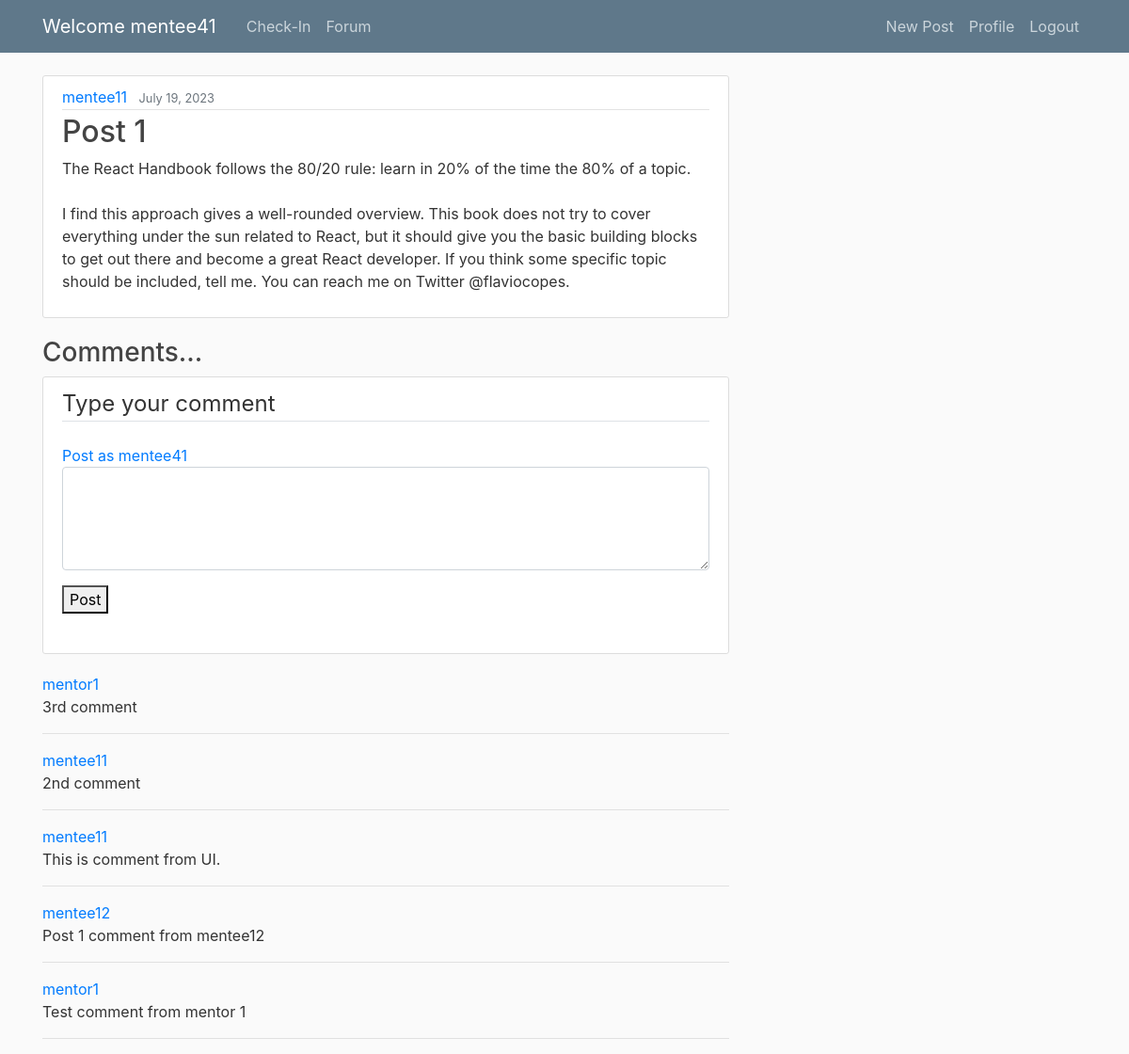
/feed/post/7/ (signed in), run on the app's committed database.
### feed/models.py (models this page shows, shortened)
class Post(models.Model):
    title = models.CharField(max_length=100)
    content = models.TextField()
    date_posted = models.DateTimeField(default=timezone.now)
    author = models.ForeignKey(User, on_delete=models.CASCADE)

class Comment(models.Model):
    content = models.TextField()
    date_posted = models.DateTimeField(default=timezone.now)
    comment_post = models.ForeignKey(Post, on_delete=models.CASCADE)
    author = models.ForeignKey(User, on_delete=models.CASCADE)
    class Meta:
        ordering=['-date_posted']

### feed/views.py (the view, shortened to what this page needs)
# urls.py: path('post/<int:pk>/', PostDetailView.as_view(), name ='post-detail'),
@method_decorator(login_required, name='dispatch')
class PostDetailView(DetailView):
    model = Post
    def get_context_data(self , **kwargs):
        data = super().get_context_data(**kwargs)
        connected_comments = Comment.objects.filter(comment_post=self.get_object())
        number_of_comments = connected_comments.count()
        print('number_of_comments :: ', number_of_comments)
        data['comments'] = connected_comments
        data['no_of_comments'] = number_of_comments
        data['comment_form'] = CommentForm()
        return data

### feed/forms.py
class CommentForm(forms.ModelForm):
    class Meta:
        model = Comment
        fields = ['content']
        labels = {
            'content': _(''),
        }
        widgets = {
            'content' : forms.Textarea(attrs={'rows': 4}),
        }

### feed/templates/feed/post_detail.html (shortened to what this page needs)
{% extends "feed/base.html" %}
{% load crispy_forms_tags %}
{% block content %}
  <article class="media content-section">
    <div class="media-body">
      <div class="article-metadata">
        <a class="mr-2" href="{% url 'user-posts' object.author.username %}">{{ object.author }}</a>
        <small class="text-muted">{{ object.date_posted|date:"F d, Y" }}</small>
      </div>
      <h2 class="article-title">{{ object.title }}</h2>
      <p class="article-content">{{ object.content }}</p>
    </div>
  </article>
  <h3>Comments...</h3>
  {% if user.is_authenticated %}
  <div class="content-section">
        <form action="" method="POST" id="main_form" class="comment_form">
          <fieldset class="form-group">
            <legend class="border-bottom mb-4">Type your comment</legend>
            <a href="{% url 'user-posts' user.username %}"> Post as {{user.username }}</a>
            {{ comment_form|crispy }}
            {% if user.user_profile.role == 'mentor' %}
              <div class="form-group">
                <button type="button" name="generate_response" onclick="generateResponse()">Generate Response with AI</button>
                <button type="submit" value="Post">Post</button>
                <br>
                <label id="wait_message" style="color:rgb(32, 56, 210);"></label>
              </div>
            {% else %}
              <div class="form-group">
                <button type="submit" value="Post">Post</button>
              </div>
            {% endif %}
          </fieldset>
        </form>
  </div>
  {% endif %}
  <div>
    {% for comment in object.comment_set.all %}
    <a href="{% url 'user-posts' comment.author.username %}"> {{comment.author.username }}</a>
    <p> {{comment.content }}</p>
    <hr>
    {% endfor %}
  </div>
{% endblock content %}

### feed/templates/feed/base.html (shortened to what this page needs)
{% load static %}
<!DOCTYPE html>
<html>
<head>
    <link rel="stylesheet" href="https://maxcdn.bootstrapcdn.com/bootstrap/4.0.0/css/bootstrap.min.css">
    <link
    href="https://cdnjs.cloudflare.com/ajax/libs/font-awesome/6.0.0/css/all.min.css"
    rel="stylesheet"
    />
<link rel="stylesheet" type="text/css" href="{% static 'feed/main.css' %}">
</head>
<body>
    <header class="site-header">
      <nav class="navbar navbar-expand-md navbar-dark bg-steel fixed-top">
        <div class="container">
          {% if user.is_authenticated %}
                {% if user.is_superuser %}
                  <a class="navbar-brand mr-4" href="{% url 'survey-home' %}">Welcome {{user.username}}</a>
                {% elif user.user_profile.role == 'mentor' %}
                  <a class="navbar-brand mr-4" href="{% url 'vizual-home' %}">Welcome {{user.username}}</a>
                {% elif user.user_profile.role == 'mentee' %}
                  <a class="navbar-brand mr-4" href="{% url 'survey-home' %}">Welcome {{user.username}}</a>
                {% endif %}
              {% endif %}
          <div class="collapse navbar-collapse" id="navbarToggle">
            <div class="navbar-nav mr-auto">
              {% if user.is_authenticated %}
                {% if user.is_superuser %}
                  <a class="nav-item nav-link" href="{% url 'vizual-home' %}">Progress-Tracker</a>
                  <a class="nav-item nav-link" href="{% url 'survey-home' %}">Check-In</a>
                  <a class="nav-item nav-link" href="{% url 'feed-forum' %}">Forum</a>
                {% elif user.user_profile.role == 'mentor' %}
                  <a class="nav-item nav-link" href="{% url 'vizual-home' %}">Progress-Tracker</a>
                  <a class="nav-item nav-link" href="{% url 'feed-forum' %}">Forum</a>
                {% elif user.user_profile.role == 'mentee' %}
                  <a class="nav-item nav-link" href="{% url 'survey-home' %}">Check-In</a>
                  <a class="nav-item nav-link" href="{% url 'feed-forum' %}">Forum</a>
                {% endif %}
              {% endif %}
            </div>
            <div class="navbar-nav">
              {% if user.is_authenticated %}
                <a class="nav-item nav-link" href="{% url 'post-create' %}">New Post</a>
                <a class="nav-item nav-link" href="{% url 'profile' %}">Profile</a>
                <a class="nav-item nav-link" href="{% url 'logout' %}">Logout</a>
              {% else %}
                <a class="nav-item nav-link" href="{% url 'login' %}">Login</a>
                <a class="nav-item nav-link" href="{% url 'register' %}">Register</a>
              {% endif %}
            </div>
          </div>
        </div>
      </nav>
    </header>
    <main role="main" class="container">
      <div class="row">
        <div class="col-md-8">
          {% block content %}{% endblock %}
        </div>
        <div class="col-md-4">
        </div>
      </div>
    </main>
</body>
</html>

### feed/static/feed/main.css (style rules this page uses)
body { background: #fafafa; color: #333333; margin-top: 5rem; }
h1, h2, h3, h4, h5, h6 { color: #444444; }
.bg-steel { background-color: #5f788a; }
.site-header .navbar-nav .nav-link { color: #cbd5db; }
.content-section { background: #ffffff; padding: 10px 20px; border: 1px solid #dddddd; border-radius: 3px; margin-bottom: 20px; }
.article-title { color: #444444; }
.article-content { white-space: pre-line; }
.article-metadata { padding-bottom: 1px; margin-bottom: 4px; border-bottom: 1px solid #e3e3e3 }

### data on the page
Post: author "mentee11", date_posted "July 19, 2023", title "Post 1", content "The React Handbook follows the 80/20 rule: learn in 20% of the time the 80% of a topic. I find this approach gives a well-rounded overview. This book does not try to cover everything under the sun related to React, but it should give you the basic building blocks to get out there and become a great React developer. If you think some specific topic should be included, tell me. You can reach me on Twitter @flaviocopes."
Comment: author.username "mentor1", content "3rd comment"
Comment: author.username "mentee11", content "2nd comment"
Comment: author.username "mentee11", content "This is comment from UI."
Comment: author.username "mentee12", content "Post 1 comment from mentee12"
Comment: author.username "mentor1", content "Test comment from mentor 1"

### other printed values
{{ user.username }} "mentee41"
